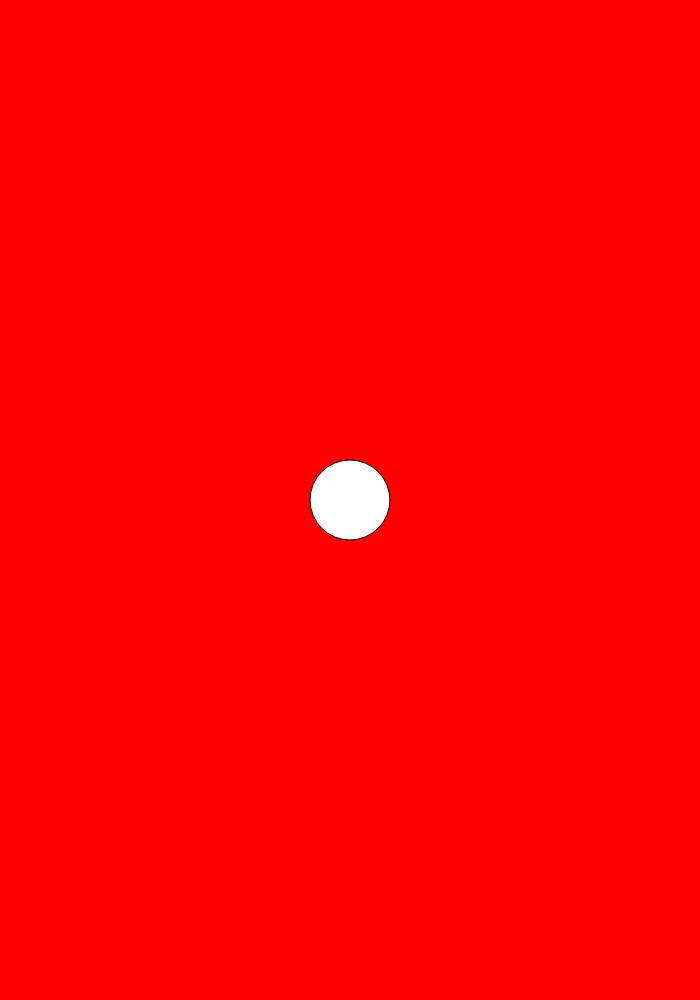
Frame 1 (no input)
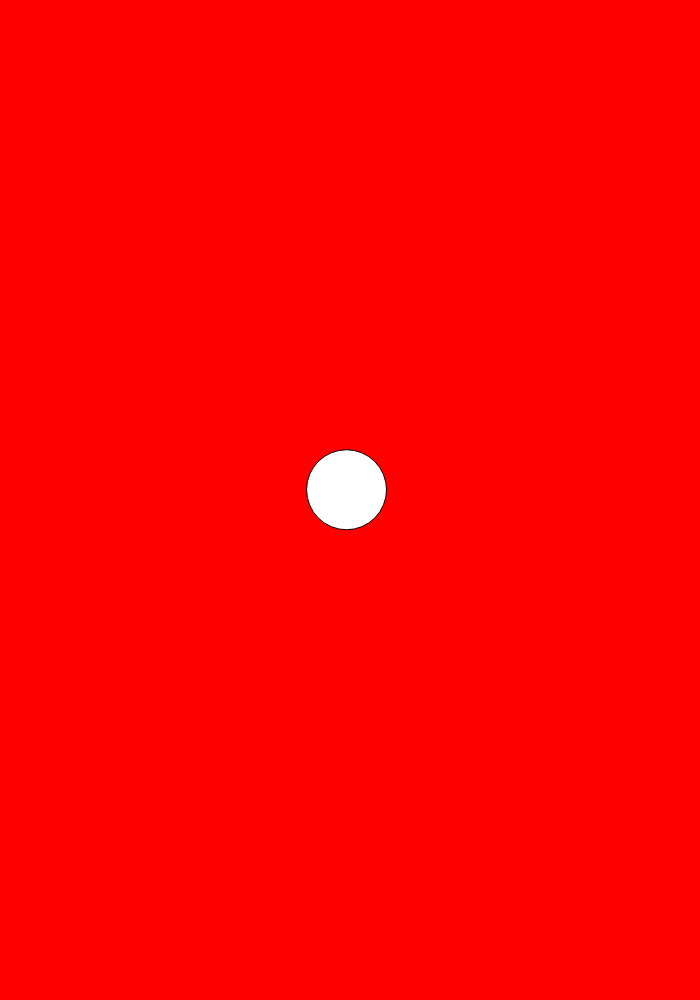
Frame 60 (no input)
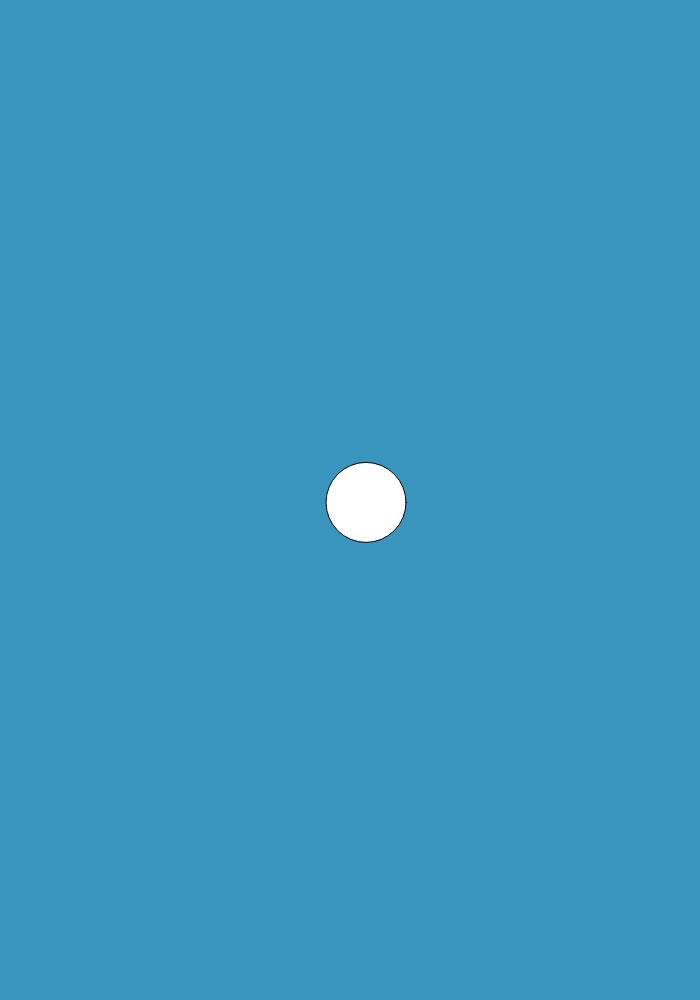
Frame 120 (the mouse pressed at the canvas centre since frame 60)

The p5.js sketch that drew these frames (run headless with seeded random() and noise() and a simulated clock; from frame 60 on, the mouse is pressed at the canvas centre):

// p5.js sketch
// ── sketch.js
var x;
var y;
var bgColor;

function setup() {
  createCanvas(700, 1000);
  background(255, 0, 0);

  x = width / 2;
  y = height / 2;
  bgColor = color(255, 0, 0);
}

function draw() {
  background(bgColor);
  ellipse(x, y, 80);

  x = x + random(-5, 5);
  y = y + random(-5, 5);

  // alle 100 Frames wird dem Hintergrund eine neue Zufallsfarbe zugewiesen
  // je nachdem wie schnell euer Rechner läuft, unterscheiden sich die Intervalle leicht
  if(frameCount % 100 === 0) {
    bgColor = color(random(255), random(255), random(255));
  }

}
